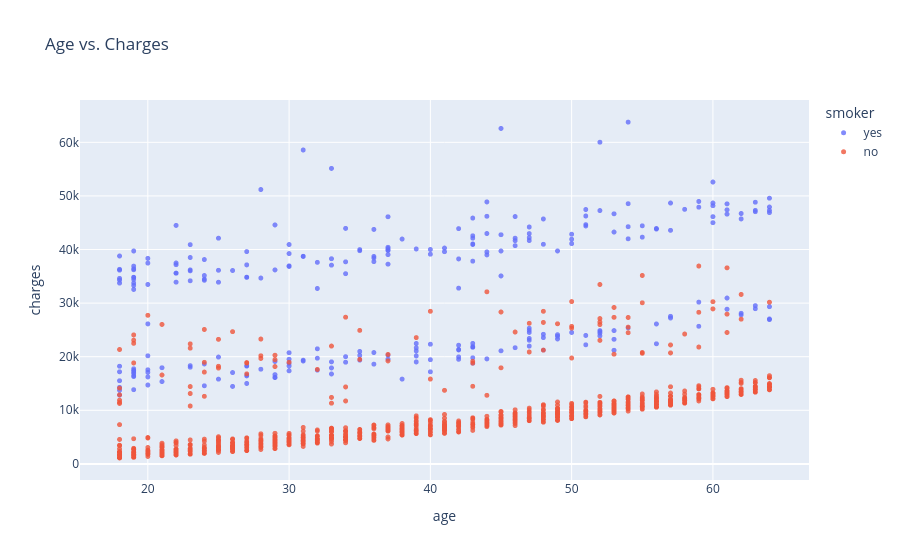

The notebook cell saved with this chart:
### Code cell
fig = px.scatter(medical_df, 
                 x='age', 
                 y='charges', 
                 color='smoker', 
                 opacity=0.8, 
                 hover_data=['sex'], 
                 title='Age vs. Charges')
fig.update_traces(marker_size=5)
fig.show()

### Figure 1 — Plotly figure (JSON) as saved in the notebook; plotly's stock layout.template omitted (floating-point values rounded to 4 significant figures; data arrays with more than 128 entries replaced by an {"elided": "..."} marker saying what was removed)
{"data": [{"customdata": {"elided": "273x1 str values"}, "hovertemplate": "smoker=yes<br>age=%{x}<br>charges=%{y}<br>sex=%{customdata[0]}<extra></extra>", "legendgroup": "yes", "marker": {"color": "#636efa", "opacity": 0.8, "size": 5, "symbol": "circle"}, "mode": "markers", "name": "yes", "showlegend": true, "type": "scattergl", "x": {"elided": "273 int values"}, "xaxis": "x", "y": {"elided": "273 float values"}, "yaxis": "y"}, {"customdata": {"elided": "1064x1 str values"}, "hovertemplate": "smoker=no<br>age=%{x}<br>charges=%{y}<br>sex=%{customdata[0]}<extra></extra>", "legendgroup": "no", "marker": {"color": "#EF553B", "opacity": 0.8, "size": 5, "symbol": "circle"}, "mode": "markers", "name": "no", "showlegend": true, "type": "scattergl", "x": {"elided": "1064 int values"}, "xaxis": "x", "y": {"elided": "1064 float values"}, "yaxis": "y"}], "layout": {"legend": {"title": {"text": "smoker"}, "tracegroupgap": 0}, "title": {"text": "Age vs. Charges"}, "xaxis": {"anchor": "y", "domain": [0, 1], "title": {"text": "age"}}, "yaxis": {"anchor": "x", "domain": [0, 1], "title": {"text": "charges"}}}}
